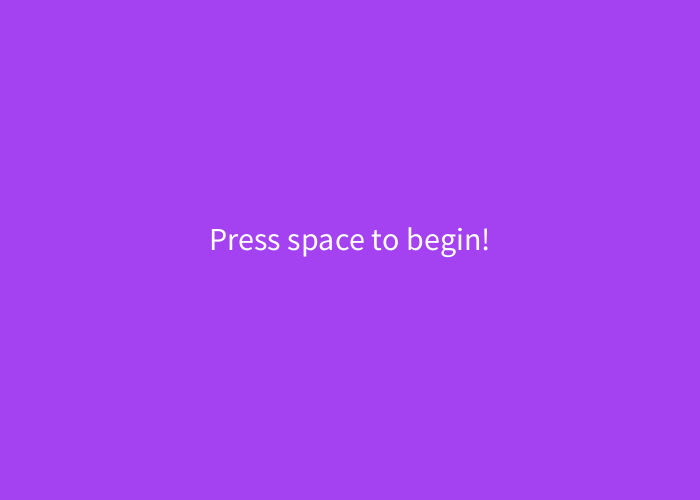
Frame 1 (no input)
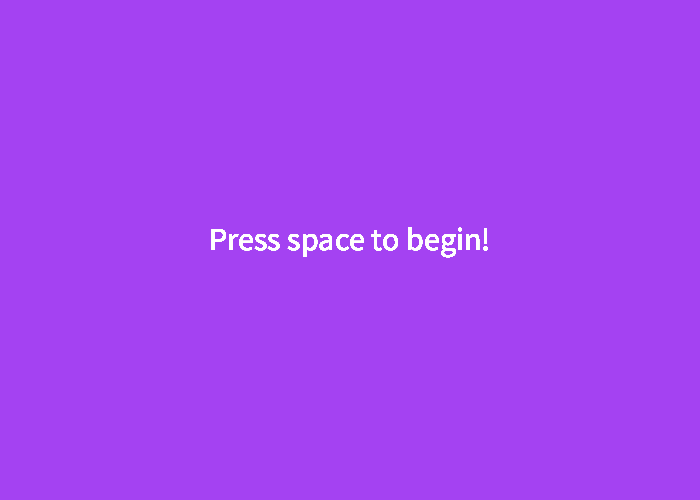
Frame 60 (the mouse pressed at the canvas centre just before this capture)
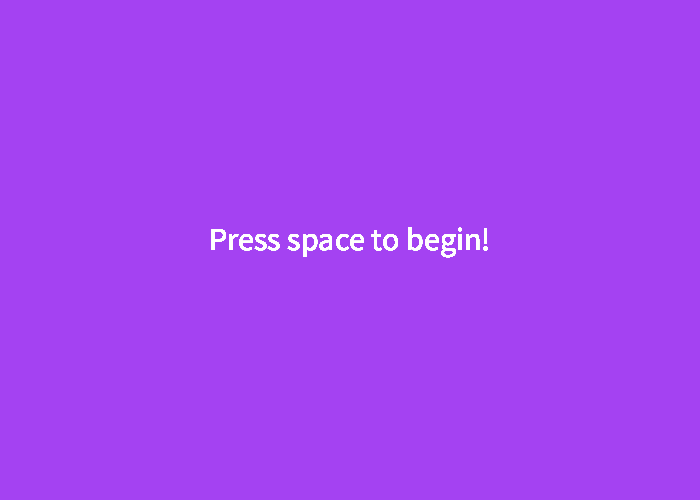
Frame 120 (the mouse held since frame 60 and released just before this capture)

The Processing sketch that drew these frames (run headless with seeded random() and noise(); from frame 60 on, the mouse is pressed at the canvas centre):

// Processing sketch: processing_154283
// ── processing_154283.pde

//0 means attract loop(main menu), 1 means game, 2 means game over
int state = 0;

//stars
int numStars = 500;
float[] dotX=new float[numStars];
float[] dotY=new float[numStars];
float[] speedX=new float[numStars];
float[] speedY=new float[numStars];
float[] dotSize=new float[numStars];

//blackhole
float blackHoleX;
float blackHoleY;
float blackHoleSpeed;

void setup()
{
  size(700, 500);
  background(random(255), random(255), random(255));

  //game variables
  for (int i=0; i<numStars; i++)
  {
    dotX[i] = random(width);
    dotY[i] = random(height);
    speedX[i]=random(-10,10);
    speedY[i]=random(-10,10);
    dotSize[i] = random(5, 10);
  }

  blackHoleX = random(width);
  blackHoleY = random(height);
  blackHoleSpeed = 0;

}

void draw()
{
  if (state == 0)
  {
    //text
    textSize(32);
    textAlign(CENTER);
    text("Press space to begin!", width/2, height/2);
    //attract
    //press space to begin
  } else if (state == 1)
  {
    //game
    background(50);
    stroke(255);

    for (int i=0; i<numStars; i++)
    {
      strokeWeight(dotSize[i]);
      point(dotX[i], dotY[i]);
      dotX[i] += speedX[i];
      dotY[i] += speedY[i];
      if (dotY[i]>height)
        dotY[i] = 0;

      if (dotX[i]>width)
        dotX[i] = 0;

    }
    //draw black hole
    stroke(0);
    strokeWeight(25);
    point(blackHoleX, blackHoleY);
    //DO something to the stars near the black hole
    for (int i=0; i<numStars; i++)
    {
      if (dist(dotX[i], dotY[i], blackHoleX, blackHoleY)<75) {
        dotX[i] = 0.5*dotX[i] + 0.5*blackHoleX;
        dotY[i] = 0.5*dotY[i] + 0.5*blackHoleY;
      }
    }

  } else
  {
    //game over
  }
}

void keyPressed() {
  if (state ==0)
  {
    if (key == ' ')
      state = 1;
    background(random(255), random(255), random(255));
  } else if (state == 1)
  {
  } else
  {
  }
}
